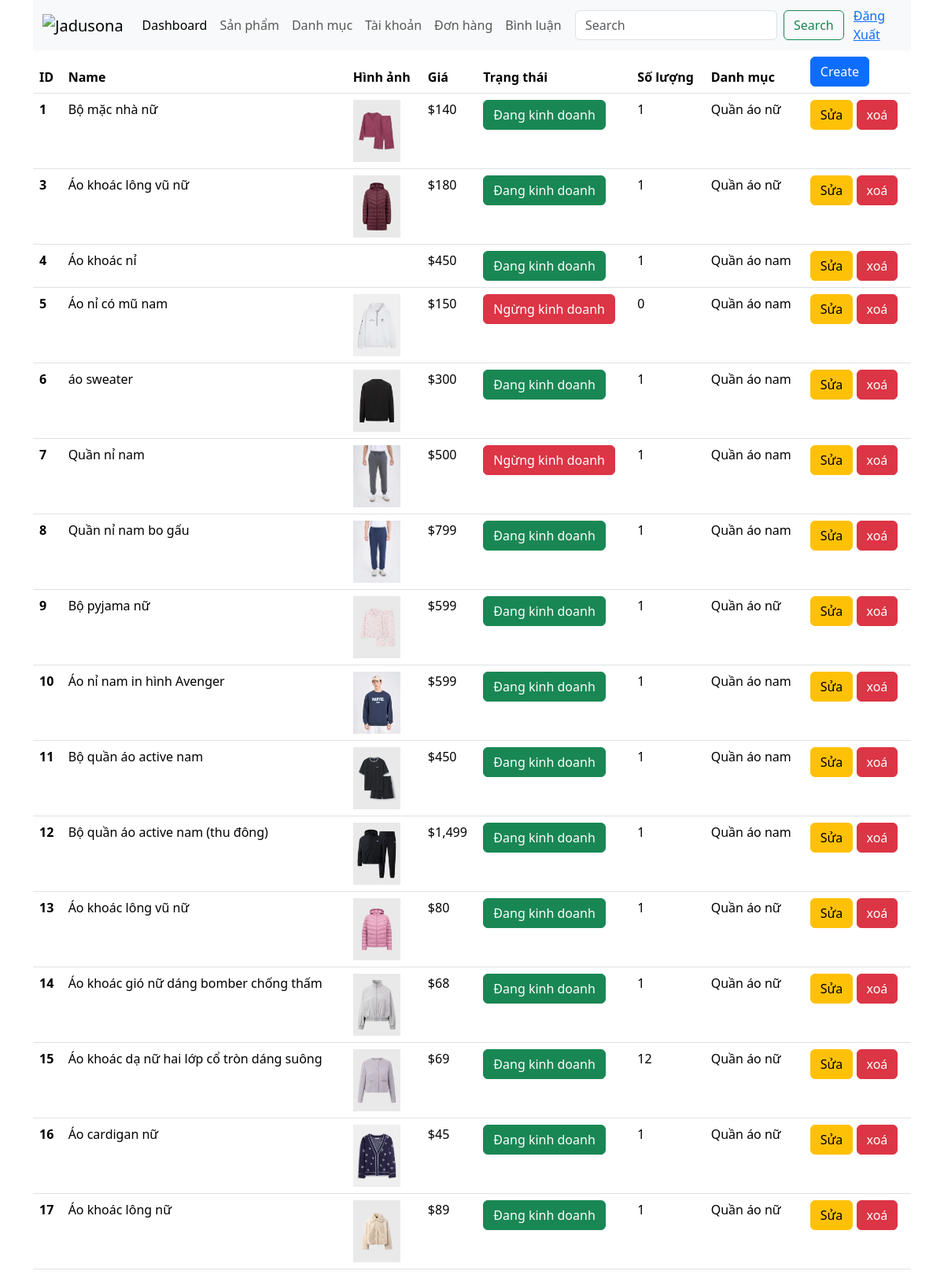
Page /admin/?ctl=listsp (signed in) on the committed database.
### tables this page shows
CREATE TABLE `products` (
  `id` int NOT NULL,
  `name` varchar(255) NOT NULL,
  `image` varchar(255) DEFAULT NULL,
  `price` decimal(10,0) NOT NULL,
  `quantity` int NOT NULL,
  `description` varchar(255) NOT NULL,
  `content` text NOT NULL,
  `status` tinyint NOT NULL DEFAULT '1' COMMENT 'status:trạng thái kinh doanh. 1: đang kinh doanh ,0 là ngừng kinh doanh',
  `category_id` int NOT NULL
);

CREATE TABLE `categories` (
  `id` int NOT NULL,
  `cate_name` varchar(255) NOT NULL
);

### common/function.php (called while the page is built, shortened)
<?php
function view($path_view, $data = [])
{
    extract($data);
    $path_view = str_replace(".", "/", $path_view);
    include_once ROOT_DIR . "views/$path_view.php";
}

### controllers/Admin/AdminProductController.php (called while the page is built, shortened)
<?php
class AdminProductController
{
    public function index()
    {
        $products = (new Product)->all();
        return view('admin.product.list', compact('products', 'message'));
    }
}

### admin/index.php (called while the page is built, shortened)
<?php
require_once __DIR__ . "/../common/function.php";
require_once __DIR__ . "/../models/BaseModel.php";
require_once __DIR__ . "/../models/Product.php";
require_once __DIR__ . "/../controllers/Admin/AdminProductController.php";
$ctl = $_GET['ctl'] ?? "";
match ($ctl) {
    '' => (new DashboardController)->index(),
    'listdm' => (new AdminCategoryController)->index(),
    'adddm' => (new AdminCategoryController)->create(),
    'storedm' => (new AdminCategoryController)->store(),
    'editdm' => (new AdminCategoryController)->edit(),
    'updatedm' => (new AdminCategoryController)->update(),
    'deletedm' => (new AdminCategoryController)->delete(),
    'listsp' => (new AdminProductController)->index(),
    'addsp' => (new AdminProductController)->add(),
    'storesp' => (new AdminProductController)->store(),
    'editsp' => (new AdminProductController)->edit(),
    'updatesp' => (new AdminProductController)->update(),
    'deletesp' => (new AdminProductController)->delete(),
    'listuser' => (new AuthController)->index(),
    'updateuser' => (new AuthController)->updateActive(),
    'list-order' => (new OrderController)->index(),
    'detail-order' => (new OrderController)->showOrder(),
    'delete-order' => (new OrderController)->deleteOrder(),
    'product-comment' => (new CommentController)->index(),
    'comment-detail' => (new CommentController)->list(),
    'actiev-comment' => (new CommentController)->updateActive(),
};

### models/BaseModel.php (called while the page is built, shortened)
<?php
class BaseModel {
    public function __construct(){
        try{
            $this->conn = new PDO("mysql:host=" . HOST . "; dbname=" . DBNAME . "; charset=utf8; port= ". PORT, USERNAME , PASSWORD);
        }catch (PDOException $e){
            echo "Lỗi kết nối dữ liệu" . $e->getMessage();
        }
    }
}

### models/Product.php (called while the page is built, shortened)
<?php
class Product extends BaseModel
{
    public function all()
    {
        $sql = "SELECT p.*, cate_name FROM products p JOIN categories c ON p.category_id=c.id";
        $stmt = $this->conn->prepare($sql);
        $stmt->execute();
        return $stmt->fetchAll(PDO::FETCH_ASSOC);
    }
}

### views/admin/product/list.php (the view, shortened to what this page needs)
<?php include_once ROOT_DIR . "views/admin/header.php" ?>
<div>
    <table class="table">
        <thead>
            <tr>
                <th scope="col">ID</th>
                <th scope="col">Name</th>
                <th scope="col">Hình ảnh</th>
                <th scope="col">Giá</th>
                <th scope="col">Trạng thái</th>
                <th scope="col">Số lượng</th>
                <th scope="col">Danh mục</th>
                <th scope="col">
                    <a href="<?= ADMIN_URL . '?ctl=addsp ' ?>" class="btn btn-primary">Create</a>
                </th>
            </tr>
        </thead>
        <tbody>
            <?php foreach ($products as $pro) : ?>
            <tr>
                <th scope="row"><?= $pro['id'] ?></th>
                <td><?= $pro['name'] ?></td>
                <td>
                    <img src="<?= ROOT_URL . $pro['image']?>" width="60" alt="">
                </td>
                <td>$<?= number_format($pro['price'] )?></td>
                <td>
                    <span class="<?= $pro['status'] ? 'btn btn-success' : 'btn btn-danger' ?>">
                        <?= $pro['status'] ?  'Đang kinh doanh' : 'Ngừng kinh doanh'?>
                    </span>
                </td>
                <td><?= $pro['quantity'] ?></td>
                <td><?= $pro['cate_name'] ?></td>
                <td>
                    <a href="<?= ADMIN_URL . '?ctl=editsp&id=' . $pro['id'] ?>" class="btn btn-warning">Sửa</a>
                    <a href="<?= ADMIN_URL . '?ctl=deletesp&id=' . $pro['id'] ?>" class="btn btn-danger"
                        onclick="return confirm('bạn muốn xoá không' )">xoá</a>
                </td>
            </tr>
            <?php endforeach ?>
        </tbody>
    </table>
</div>
<?php include_once ROOT_DIR . "views/admin/footer.php" ?>

### views/admin/header.php (shortened to what this page needs)
<!DOCTYPE html>
<html lang="en">
<head>
    <link rel="stylesheet" href="https://cdn.jsdelivr.net/npm/bootstrap@5.3.3/dist/css/bootstrap.min.css">
</head>
<body>
    <div class="container">
        <nav class="navbar navbar-expand-lg bg-body-tertiary">
            <div class="container-fluid">
                <a class="navbar-brand" href="<?= ROOT_URL ?>">
                    <img src="https://static.vecteezy.com/system/resources/previews/011/514/431/original/ninja-mascot-esport-logo-template-creative-ninja-logo-design-concepts-vector.jpg"
                        alt="Jadusona" width="100">
                </a>
                <div class="collapse navbar-collapse" id="navbarSupportedContent">
                    <ul class="navbar-nav me-auto mb-2 mb-lg-0">
                        <li class="nav-item">
                            <a class="nav-link active" aria-current="page" href="<?= ADMIN_URL ?>">Dashboard</a>
                        </li>
                        <li class="nav-item">
                            <a class="nav-link" href="<?= ADMIN_URL . '?ctl=listsp' ?>">Sản phẩm
                            </a>
                        </li>
                        <li class="nav-item">
                            <a class="nav-link" href="<?= ADMIN_URL . '?ctl=listdm' ?>">Danh mục</a>
                        </li>
                        <li class="nav-item">
                            <a class="nav-link" href="<?= ADMIN_URL . '?ctl=listuser' ?>">Tài khoản</a>
                        </li>
                        <li class="nav-item">
                            <a class="nav-link" href="<?= ADMIN_URL . '?ctl=list-order' ?>">Đơn hàng</a>
                        </li>
                        <li class="nav-item">
                            <a class="nav-link" href="<?= ADMIN_URL . '?ctl=product-comment' ?>">Bình luận</a>
                        </li>
                    </ul>
                    <form class="d-flex" role="search">
                        <input class="form-control me-2" type="search" placeholder="Search" aria-label="Search">
                        <button class="btn btn-outline-success" type="submit">Search</button>
                    </form>
                </div>
            </div>
            <a href="<?= ROOT_URL ?>">Đăng Xuất</a>
        </nav>

### views/admin/footer.php
</div>
</body>
</html>

### rows in the picture
products: id "1", name "Bộ mặc nhà nữ", image (picture), price "140", status "Đang kinh doanh", quantity "1", category.cate_name "Quần áo nữ"
products: id "3", name "Áo khoác lông vũ nữ", image (picture), price "180", status "Đang kinh doanh", quantity "1", category.cate_name "Quần áo nữ"
products: id "4", name "Áo khoác nỉ", price "450", status "Đang kinh doanh", quantity "1", category.cate_name "Quần áo nam"
products: id "5", name "Áo nỉ có mũ nam", image (picture), price "150", status "Ngừng kinh doanh", quantity "0", category.cate_name "Quần áo nam"
products: id "6", name "áo sweater", image (picture), price "300", status "Đang kinh doanh", quantity "1", category.cate_name "Quần áo nam"
products: id "7", name "Quần nỉ nam", image (picture), price "500", status "Ngừng kinh doanh", quantity "1", category.cate_name "Quần áo nam"
products: id "8", name "Quần nỉ nam bo gấu", image (picture), price "799", status "Đang kinh doanh", quantity "1", category.cate_name "Quần áo nam"
products: id "9", name "Bộ pyjama nữ", image (picture), price "599", status "Đang kinh doanh", quantity "1", category.cate_name "Quần áo nữ"
products: id "10", name "Áo nỉ nam in hình Avenger", image (picture), price "599", status "Đang kinh doanh", quantity "1", category.cate_name "Quần áo nam"
products: id "11", name "Bộ quần áo active nam", image (picture), price "450", status "Đang kinh doanh", quantity "1", category.cate_name "Quần áo nam"
products: id "12", name "Bộ quần áo active nam (thu đông)", image (picture), price "1,499", status "Đang kinh doanh", quantity "1", category.cate_name "Quần áo nam"
products: id "13", name "Áo khoác lông vũ nữ", image (picture), price "80", status "Đang kinh doanh", quantity "1", category.cate_name "Quần áo nữ"
products: id "14", name "Áo khoác gió nữ dáng bomber chống thấm", image (picture), price "68", status "Đang kinh doanh", quantity "1", category.cate_name "Quần áo nữ"
products: id "15", name "Áo khoác dạ nữ hai lớp cổ tròn dáng suông", image (picture), price "69", status "Đang kinh doanh", quantity "12", category.cate_name "Quần áo nữ"
products: id "16", name "Áo cardigan nữ", image (picture), price "45", status "Đang kinh doanh", quantity "1", category.cate_name "Quần áo nữ"
products: id "17", name "Áo khoác lông nữ", image (picture), price "89", status "Đang kinh doanh", quantity "1", category.cate_name "Quần áo nữ"
